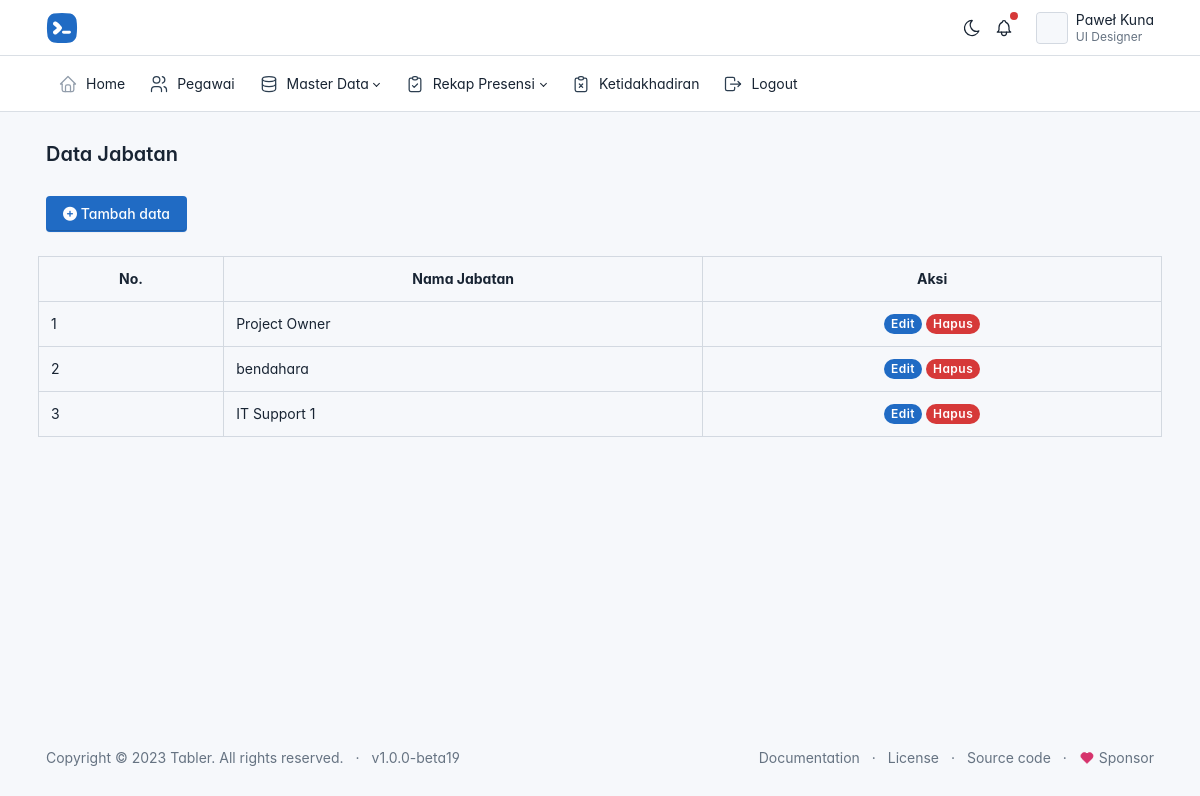
The app's page /admin/data_jabatan/jabatan.php (signed in) with its own data.
### tables this page shows
CREATE TABLE `jabatan` (
  `id` int(11) NOT NULL,
  `jabatan` varchar(225) NOT NULL
);

### config.php (called while the page is built, shortened)
<?php
function base_url($url = null)
{
    $base_url = 'http://localhost/presensi';
    if ($url != null) {
        return $base_url . "/".$url;
    }
    return $base_url;
}

### admin/data_jabatan/jabatan.php (the view, shortened to what this page needs)
<?php
include('../../admin/layout/header.php');
require_once('../../config.php');
$result = mysqli_query($connection, "SELECT * FROM jabatan ORDER BY id DESC") or die(mysqli_error($connection));
?>
<div class="page-body">
    <div class="container-xl">
        <a href="<?= base_url('admin/data_jabatan/tambah.php') ?>" class="btn btn-primary">
            <span class="text">
                <i class="fa-solid fa-circle-plus"></i>
                Tambah data
            </span>
        </a>
        <div class="row row-deck row-cards mt-2">
            <table class="table table-bordered">
                <tr class="text-center">
                    <th>No.</th>
                    <th>Nama Jabatan</th>
                    <th>Aksi</th>
                </tr>
                <?php if (mysqli_num_rows($result) === 0) : ?>
                    <tr>
                        <td colspan="3" class="text-center">Data kosong</td>
                    </tr>
                <?php else : ?>
                    <?php $no = 1;
                    while ($jabatan = mysqli_fetch_array($result)) : ?>
                        <tr>
                            <td><?= $no++ ?></td>
                            <td><?= $jabatan['jabatan'] ?></td>
                            <td class="text-center">
                                <a href="<?= base_url('admin/data_jabatan/edit.php?id=' . $jabatan['id']) ?>" class="badge bg-primary badge-pill">Edit</a>
                                <a href="<?= base_url('admin/data_jabatan/hapus.php?id=' . $jabatan['id']) ?>" class="badge bg-danger badge-pill tombol-hapus">Hapus</a>
                            </td>
                        </tr>
                    <?php endwhile; ?>
                <?php endif; ?>
            </table>
        </div>
    </div>
</div>
<?php include('../../admin/layout/footer.php') ?>

### admin/layout/header.php (style rules this page uses)
:root { --tblr-font-sans-serif: 'Inter Var', -apple-system, BlinkMacSystemFont, San Francisco, Segoe UI, Roboto, Helvetica Neue, sans-serif; }
body { font-feature-settings: "cv03", "cv04", "cv11"; }

### records on screen
jabatan: jabatan "Project Owner"
jabatan: jabatan "bendahara"
jabatan: jabatan "IT Support 1"

### other values on screen
$judul_halaman "Data Jabatan"
